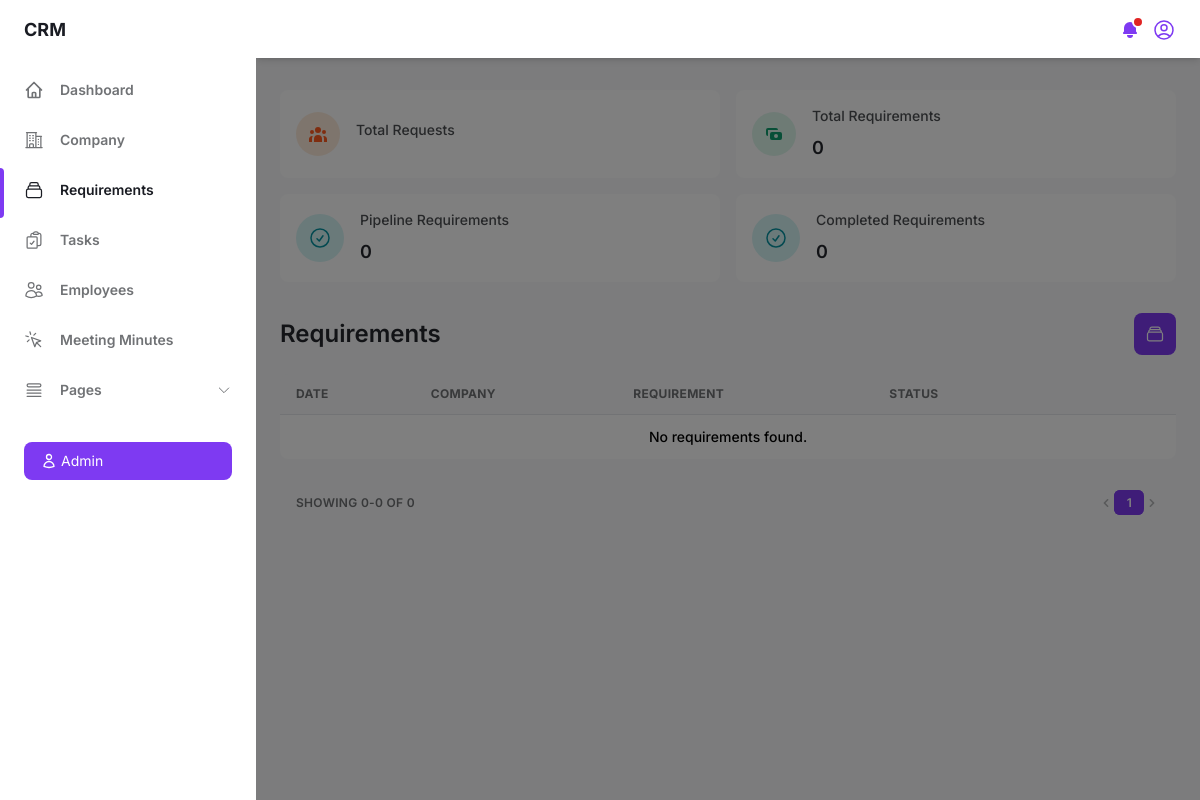
Before: /contract/ (signed in) with the older database file.
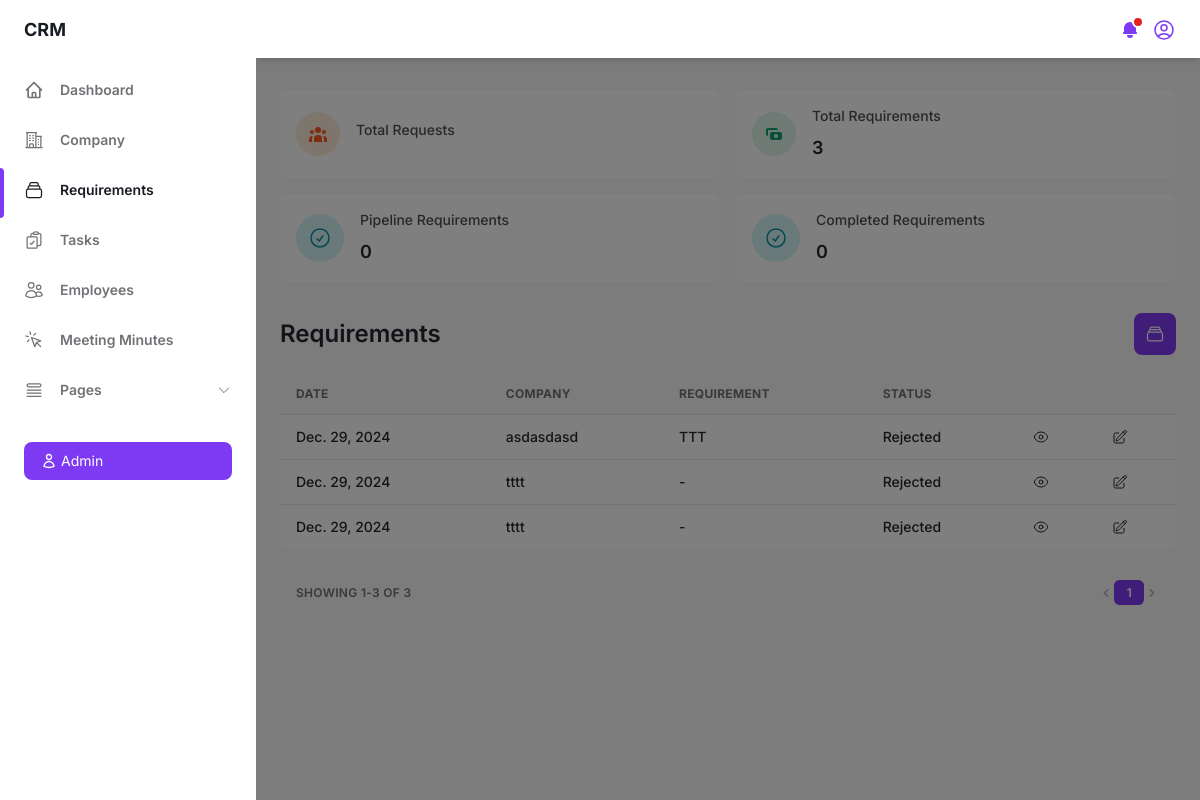
After: the same page with the newer database file.
### crm_app/models.py (models this page shows, shortened)
class Requirement(models.Model):
    company = models.ForeignKey('Company', on_delete=models.CASCADE, related_name='company_requirements')
    date = models.DateField(default=now)
    contact_name = models.ForeignKey('Contact', on_delete=models.SET_NULL, null=True, blank=True, related_name='contact_requirements')
    requirement_type = models.CharField(max_length=100)
    brand = models.ForeignKey('Brand', on_delete=models.SET_NULL, null=True, blank=True, related_name='brand_requirements')
    product_name = models.ForeignKey('Product', on_delete=models.SET_NULL, null=True, blank=True, related_name='product_requirements')
    service = models.ForeignKey('Service', on_delete=models.SET_NULL, null=True, blank=True, related_name='service_requirements')
    requirement_description = models.TextField(null=True, blank=True)
    currency = models.CharField(max_length=100, null=True, blank=True)
    price = models.FloatField(null=True, blank=True, default=0.00)
    status = models.CharField(max_length=100)
    progress = models.CharField(max_length=100, default='Initiated')

class Company(models.Model):
    COUNTRY_CHOICES = [
        ('Nepal', 'Nepal'),
        ('India', 'India'),
        ('Singapore', 'Singapore'),
    ]
    ROLES = [
        ('Client', 'Client'),
        ('Partner', 'Partner')
    ]
    company_name = models.CharField(max_length=100, unique=True)
    sector = models.ForeignKey(Sector, on_delete=models.SET_NULL, null=True, blank=True, related_name='sector_companies')
    address = models.CharField(max_length=100, null=True, blank=True)
    city = models.CharField(max_length=100, null=True, blank=True)
    state = models.CharField(max_length=100, null=True, blank=True)
    country = models.CharField(max_length=100, choices=COUNTRY_CHOICES, null=True, blank=True)
    via = models.CharField(max_length=100, null=True, blank=True)
    referral_name = models.CharField(max_length=100, null=True, blank=True)
    website = models.CharField(max_length=255, null=True, blank=True)
    connection = models.TextField(null=True, blank=True)
    created_by = models.ForeignKey('Staff', on_delete=models.SET_NULL, null=True, blank=True, related_name='created_companies')
    date = models.DateField(default=now)
    status = models.BooleanField(default=True)
    role = models.CharField(max_length=100, choices=ROLES, null=True, blank=True, default='Client')
    partner_company = models.ForeignKey('self', on_delete=models.SET_NULL, null=True, blank=True, related_name='partners', help_text="Select the partner company", limit_choices_to={'role': 'Partner'})
    def __str__(self):
        return self.company_name
    class Meta:
        verbose_name_plural = "companies"

class Service(models.Model):
    service_name = models.CharField(max_length=100, unique=True)
    def __str__(self):
        return self.service_name

### crm_app/views.py (the view)
# urls.py: path('contract/', views.contract, name='contract'),
def contract(request):
    if 'staff_id' not in request.session:
        return redirect('login')
    staff_id = request.session.get('staff_id')
    user = Staff.objects.get(id=staff_id)
    requirements = Requirement.objects.select_related('company').all().order_by('-date')
    services = Service.objects.values('id', 'service_name').order_by('service_name')
    brands = Brand.objects.values('id', 'brand_name').order_by('brand_name')
    products = Product.objects.values('id', 'product_name').order_by('product_name')
    total_requirement = Requirement.objects.count()
    pipeline_count = Requirement.objects.filter(progress="Pipeline").count()
    completed_count = Requirement.objects.filter(progress="Completed").count()
    paginator = Paginator(requirements, 10)
    page = request.GET.get('requirements_page')
    try:
        requirements_page = paginator.page(page)
    except PageNotAnInteger:
        requirements_page = paginator.page(1)
    except EmptyPage:
        requirements_page = paginator.page(paginator.num_pages)
    context = {'user': user, 'requirements': requirements, 'services': services, 'brands': brands, 'products': products, 'total_requirement': total_requirement,
               'pipeline_count': pipeline_count, 'completed_count': completed_count, 'requirement_count': requirements.count(), 'requirements_page': requirements_page, 'paginator': paginator}
    return render(request, 'contract.html', context)

### templates/contract.html (shortened to what the changed rows need)
{% load static %}
<!DOCTYPE html>
<html :class="{ 'theme-dark': dark }" x-data="data()" lang="en">
<head>
    <link rel="stylesheet" href="{% static 'css/tailwind.output.css' %}"/>
    <link rel="stylesheet" href="{% static 'css/style.css' %}" />
</head>
<body>
    <div class="flex h-screen bg-gray-50 dark:bg-gray-900" :class="{ 'overflow-hidden': isSideMenuOpen }">
        <div class="flex flex-col flex-1 w-full">
            <main class="h-full overflow-y-auto">
                <div class="container px-6 mx-auto grid">
                    <div class="grid gap-4 mt-8 mb-3 md:grid-cols-2 xl:grid-cols-4">
                        <div class="flex items-center p-4 bg-white rounded-lg shadow-xs dark:bg-gray-800">
                            <div>
                                <p class="mb-2 text-sm font-medium text-gray-600 dark:text-gray-400">Total Requirements</p>
                                <p class="text-lg font-semibold text-gray-700 dark:text-gray-200">{{ total_requirement }}</p>
                            </div>
                        </div>
                    </div>
                    <div class="grid gap-4 md:grid-cols-2">
                        <h2 class="my-6 text-2xl font-semibold text-gray-700 dark:text-gray-200">Requirements</h2>
                    </div>
                    <div class="w-full overflow-hidden rounded-lg shadow-xs">
                        <div class="w-full overflow-x-auto">
                            <table class="w-full whitespace-no-wrap">
                                <thead>
                                    <tr class="text-xs font-semibold tracking-wide text-left text-gray-500 uppercase border-b dark:border-gray-700 bg-gray-50 dark:text-gray-400 dark:bg-gray-800">
                                        <th class="px-4 py-3">Date</th>
                                        <th class="px-4 py-3">Company</th>
                                        <th class="px-4 py-3">Requirement</th>
                                        <th class="px-4 py-3">Status</th>
                                        <th class="px-4 py-3"></th>
                                        <th class="px-4 py-3"></th>
                                    </tr>
                                </thead>
                                <tbody class="bg-white divide-y dark:divide-gray-700 dark:bg-gray-800">
                                    {% for requirement in requirements %}
                                    <tr class="text-gray-700 dark:text-gray-400">
                                        <td class="px-4 py-3">
                                            <p class="font-medium text-sm">{{ requirement.date }}</p>
                                        </td>
                                        <td class="px-4 py-3">
                                            <p class="font-medium text-sm">{{ requirement.company }}</p>
                                        </td>
                                        <td class="px-4 py-3">
                                            <p class="font-medium text-sm">
                                                {% if requirement.requirement_type == "Product" %}
                                                    {{ requirement.product_name|default:"-" }}
                                                {% elif requirement.requirement_type == "Service" %}
                                                    {{ requirement.service|default:"-" }}
                                                {% else %}
                                                    -
                                                {% endif %}
                                            </p>
                                        </td>
                                        <td class="px-4 py-3">
                                            <p class="font-medium text-sm">{{ requirement.progress }}</p>
                                        </td>
                                        <td class="px-4 py-3">
                                            <a href="{% url 'contractdetails' requirement.company.id requirement.id %}">
                                            </a>
                                        </td>
                                        <td class="px-4 py-3">
                                            <a href="{% url 'requirementeditform' requirement.id %}">
                                            </a>
                                        </td>
                                    </tr>
                                    {% empty %}
                                    <tr>
                                        <td colspan="6" class="p-3 font-medium text-sm text-center dark:text-gray-400">No requirements found.</td>
                                    </tr>
                                    {% endfor %}
                                </tbody>
                            </table>
                        </div>
                    </div>
                    <div class="grid mt-2 px-4 py-3 text-xs font-semibold tracking-wide text-gray-500 uppercase sm:grid-cols-9 dark:text-gray-400">
                        <span class="flex items-center col-span-3">Showing {{ requirements_page.start_index }}-{{ requirements_page.end_index }} of {{ requirements_page.paginator.count }}</span>
                        <span class="col-span-2"></span>
                        <span class="flex col-span-4 mt-2 sm:mt-auto sm:justify-end">
                            <nav aria-label="Table navigation">
                                <ul class="inline-flex items-center">
                                    {% for num in requirements_page.paginator.page_range %}
                                        {% if num == requirements_page.number %}
                                        <li>
                                            <span class="px-3 py-1 text-white transition-colors duration-150 bg-purple-600 border border-r-0 border-purple-600 rounded-md focus:outline-none">{{ num }}</span>
                                        </li>
                                        {% else %}
                                        <li>
                                            <a href="?requirements_page={{ num }}" class="px-3 py-1 rounded-md focus:outline-none">{{ num }}</a>
                                        </li>
                                        {% endif %}
                                    {% endfor %}
                                </ul>
                            </nav>
                        </span>
                    </div>
                </div>
            </main>
        </div>
    </div>
</body>
</html>

Changed rows visible on the page:
added Requirement: date "Dec. 29, 2024", company "asdasdasd", service "TTT", progress "Rejected"
added Requirement: date "Dec. 29, 2024", company "tttt", product_name "-", progress "Rejected"
added Requirement: date "Dec. 29, 2024", company "tttt", product_name "-", progress "Rejected"
Other visible differences:
{{ total_requirement }}: "0" → "3"
{{ requirements_page.start_index }}: "0" → "1"
{{ requirements_page.end_index }}: "0" → "3"
{{ requirements_page.paginator.count }}: "0" → "3"
text no longer shown: "No requirements found."
